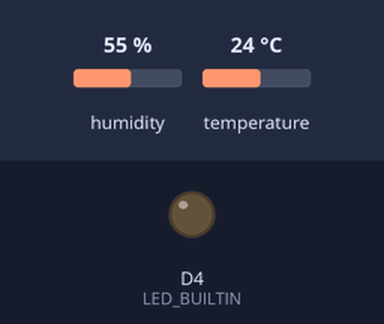
A sketch run on a simulated ESP8266 (NodeMCU). Parts: output pins drawn as LEDs (lit = HIGH, except the on-board LED, lit = LOW). The test bench sets the inputs (shaded band); at power-on: humidity 55 %, temperature 24 °C. WiFi joins after 1.5 s; servers stay silent unless stated; what the sketch prints to the serial monitor is not drawn.

Above: at 6.6 s.
At 11.7 s:
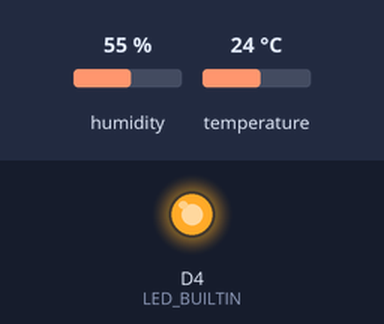
Timing chart, 0 to 14.7 s (numbered marks = the images above):
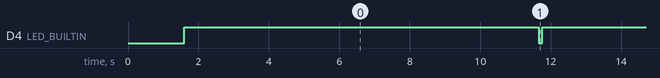

Measured:
- by itself, D4 (LED_BUILTIN): alternates HIGH for 10.1 s and LOW for 0.10 s

The sketch:

node-dht22.ino
```cpp
// JSON http://www.akexorcist.com/2016/11/firebase-and-esp8266-with-arduino.html


//
// Copyright 2015 Google Inc.
//
// Licensed under the Apache License, Version 2.0 (the "License");
// you may not use this file except in compliance with the License.
// You may obtain a copy of the License at
//
//     http://www.apache.org/licenses/LICENSE-2.0
//
// Unless required by applicable law or agreed to in writing, software
// distributed under the License is distributed on an "AS IS" BASIS,
// WITHOUT WARRANTIES OR CONDITIONS OF ANY KIND, either express or implied.
// See the License for the specific language governing permissions and
// limitations under the License.
//

// FirebaseDemo_ESP8266 is a sample that demo the different functions
// of the FirebaseArduino API.

#include <ESP8266WiFi.h>
#include <FirebaseArduino.h>

#include "DHT.h"
#define DHTPIN D1
#define DHTTYPE DHT22   // DHT 22  (AM2302)

// Set these to run example.
#define FIREBASE_HOST "amber-inferno-700.firebaseio.com"
#define FIREBASE_AUTH "NnQPZr2JkzTNckvt4Iycin4uxDylADJECcZlYf4g"
#define WIFI_SSID "CHATSUDA"
#define WIFI_PASSWORD "@pass196"


DHT dht(DHTPIN, DHTTYPE);

void setup() {
  pinMode(LED_BUILTIN, OUTPUT);

  Serial.begin(9600);

  // connect to wifi.
  WiFi.begin(WIFI_SSID, WIFI_PASSWORD);
  Serial.print("connecting");
  while (WiFi.status() != WL_CONNECTED) {
    Serial.print(".");
    delay(500);
  }
  Serial.println();
  Serial.print("connected: ");
  Serial.println(WiFi.localIP());

  dht.begin();
  Firebase.begin(FIREBASE_HOST, FIREBASE_AUTH);
}

int n = 0;

void loop() {
  // Indicator
  digitalWrite(LED_BUILTIN, LOW);
  delay(100);
  digitalWrite(LED_BUILTIN, HIGH);

  delay(9900);
  float h = dht.readHumidity();
  // Read temperature as Celsius
  float t = dht.readTemperature();

  if (isnan(h) || isnan(t) ) {
    Serial.println("Failed to read from DHT sensor!");
    return;
  }

  // Compute heat index
  // Must send in temp in Fahrenheit!
  float hi = dht.computeHeatIndex(t, h, false);

  Serial.print("Humidity: ");
  Serial.print(h);
  Serial.print(" %\t");
  Serial.print("Temperature: ");
  Serial.print(t);
  Serial.print(" *C\t ");
  Serial.print("Heat index: ");
  Serial.print(hi);
  Serial.println(" *C");

  StaticJsonBuffer<200> jsonBuffer;
  JsonObject& valueObject = jsonBuffer.createObject();
  StaticJsonBuffer<50> jsonBuffer_t;
  JsonObject& timeStampObject = jsonBuffer_t.createObject();

  timeStampObject[".sv"] = "timestamp";
  valueObject["timestamp"] = timeStampObject;
  valueObject["temperature"] = t;
  valueObject["Humidity"] = h;
  valueObject["HeatIndex"] = hi;

  // append a new value to /logs
  String name = Firebase.push("logs", valueObject);
  // handle error
  if (Firebase.failed()) {
      Serial.print("pushing /logs failed:");
      Serial.println(Firebase.error());
      return;
  }
  Serial.print("pushed: /logs/");
  Serial.println(name);
  Serial.println();
}
```
